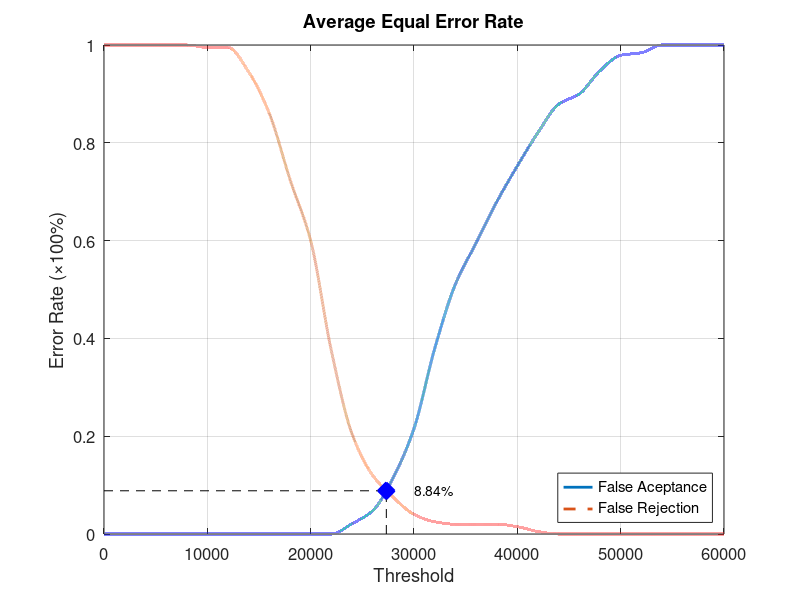
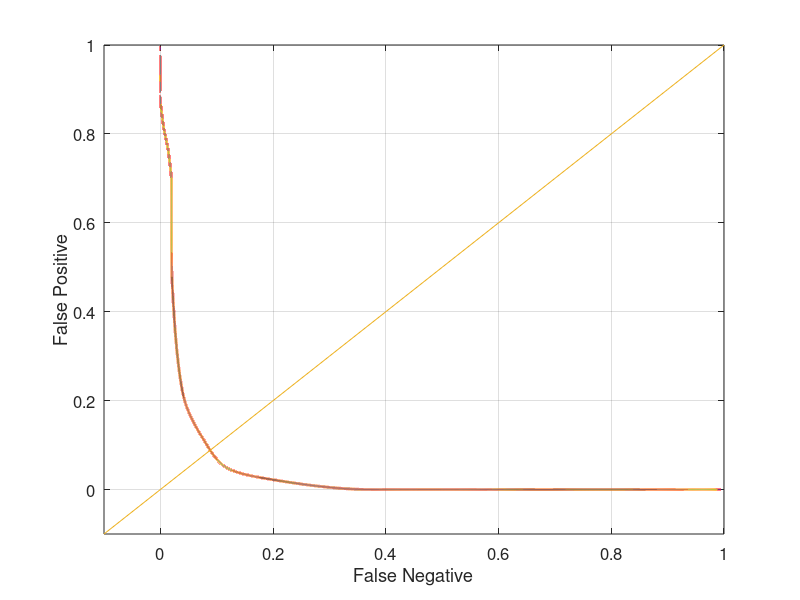

MATLAB code for these plots, in order:
function yEER = Database3_3
close all;
clear;
clc;
x = 0:2000:60000;
xq = 0:0.5:60000;

y0 = [0 0 0 0 0 0 0 0 0 0 0 0 0.0210526 0.0473684 0.115789 0.215789 0.378947 0.510526 0.594737 0.678947 0.752632 0.821053 0.878947 0.9 0.947368 0.978947 0.984211 1 1 1 1];
yy0 = interp1(x, y0, xq, 'pchip');
y1 = [1 1 1 1 1 0.995 0.995 0.945 0.86 0.725 0.6 0.375 0.205 0.12 0.075 0.04 0.025 0.02 0.02 0.02 0.015 0.005 0 0 0 0 0 0 0 0 0];
yy1 = interp1(x, y1, xq, 'pchip');

% Calculating EER: 
y2 = abs(y0 - y1);
find(y2 == min(y2))
yy2 = abs(yy0 - yy1);
xEER = find(yy2 == min(yy2));
xEERIndex = xq(xEER) % X-axis EER
yEER = yy0(xEER) % Y-axis EER

main = figure
plot(xq, yy0,'-','LineWidth', 2);	hold on
plot(xq, yy1,'--','LineWidth', 2);	hold on
plot([xEERIndex xEERIndex], [0 yEER], 'k--');	hold on
plot([0 xEERIndex], [yEER yEER], 'k--');	hold on
plot(xEERIndex, yEER, 'bx', 'LineWidth', 10);	hold on
text(xEERIndex + 10 * xEERIndex / 100, yEER, [num2str(round((10000 * yEER)) / 100) '%'])
legend('False Aceptance', 'False Rejection', 'Location', 'SouthEast')
xlabel('Threshold')
ylabel('Error Rate (\times100%)')
title('Average Equal Error Rate')
set(gca, 'FontSize', 12)
axis([0 60000 0 1])
grid on

print(main, 'Database3_3Main', '-dpng');
FNRxFPR = figure('Color', [1 1 1]);
plot(yy1, yy0, '-', yy1, yy0, 'LineWidth', 2);
hold on
y = -0.1:0.1:1
plot(y, y); 
set(gca, 'FontSize', 12)
xlabel('False Negative')
ylabel('False Positive')
axis([-0.1 1 -0.1 1])
set(gca, 'FontSize', 12)
grid on

print(FNRxFPR, 'Database3_3FNRxFPR','-dpng');
end
